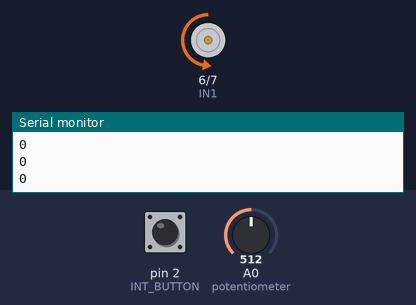
This sketch was run on a simulated Arduino Uno, built with avr-gcc and run on an emulated ATmega328P. Parts: motor-driver pin pairs drawn as motors (green arrow = first pin HIGH = forward, orange = second pin HIGH = backward, longer = more drive, scaled by the enable pin), the last lines printed to the serial monitor. The inputs (shaded band) are chosen by the test bench; at power-on: A0 (potentiometer) = 512, pin 2 (INT_BUTTON) LOW.

Above: at 1.2 s.
1.3 s: A0 (potentiometer) set to 716
At 2.5 s:
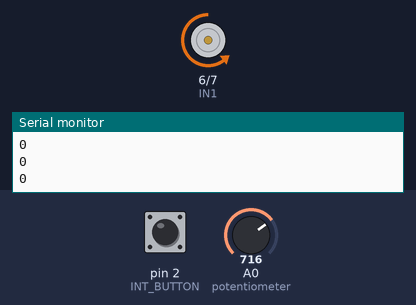
2.8 s: pin 2 (INT_BUTTON) pulled HIGH for 0.15 s
At 3.8 s:
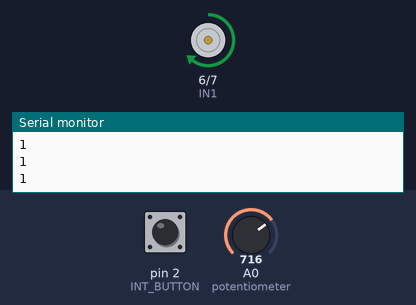
4.4 s: A0 (potentiometer) set to 900
At 5.0 s:
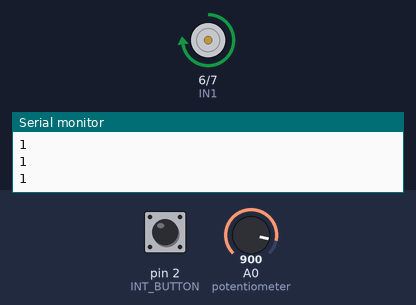
5.9 s: pin 2 (INT_BUTTON) pulled HIGH for 1 s
At 7.4 s:
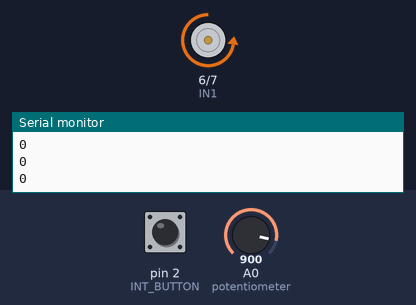
8.4 s: A0 (potentiometer) set to 122
At 9.0 s:
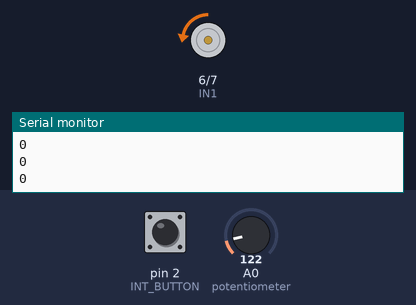
9.9 s: pin 2 (INT_BUTTON) pulled HIGH for 0.15 s
At 11.3 s:
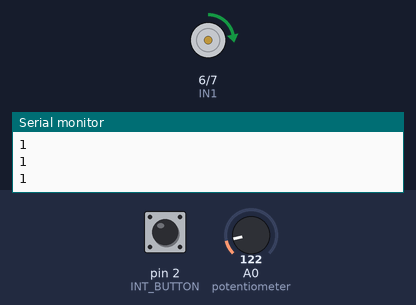
Timing chart, 0 to 12.5 s (numbered marks = the images above; inputs shaded):
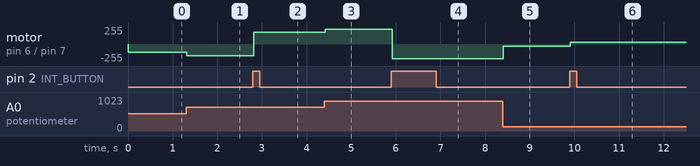

Measured:
- after the input at 1.3 s, motor on pin 6 (IN1) / pin 7 (IN2): backward 127/255 → backward 178/255 at once
- after the input at 2.8 s, motor on pin 6 (IN1) / pin 7 (IN2): backward 178/255 → forward 178/255 at once
- after the input at 4.4 s, motor on pin 6 (IN1) / pin 7 (IN2): forward 178/255 → forward 224/255 at once
- after the input at 5.9 s, motor on pin 6 (IN1) / pin 7 (IN2): forward 224/255 → backward 224/255 at once
- after the input at 8.4 s, motor on pin 6 (IN1) / pin 7 (IN2): backward 224/255 → backward 30/255 at once
- after the input at 9.9 s, motor on pin 6 (IN1) / pin 7 (IN2): backward 30/255 → forward 30/255 at once

The sketch:

SingleMotorHBridgeH2Mech.ino
```cpp
/*  Arduino DC Motor Control - PWM | H-Bridge | L298N

    by Valentine Edesiri Efagene (VEE)
*/

#define ENA 9
#define IN1 6
#define IN2 7
#define INT_BUTTON 2

volatile bool in1Motion = false;
volatile bool in2Motion = true;

void changeDirection();

void setup() {
  Serial.begin(9600);
  pinMode(ENA, OUTPUT);
  pinMode(IN1, OUTPUT);
  pinMode(IN2, OUTPUT);
  // Set initial rotation direction
  digitalWrite(IN1, in1Motion);
  digitalWrite(IN2, in2Motion);
  attachInterrupt(digitalPinToInterrupt(INT_BUTTON), changeDirection, RISING);
}

void loop() {
  int potValue = analogRead(A0); // Read potentiometer value
  int pwmOutput = map(potValue, 0, 1023, 0 , 255); // Map the potentiometer value from 0 to 255
  analogWrite(ENA, pwmOutput); // Send PWM signal to L298N Enable pin

  // If button is pressed - change rotation direction
  digitalWrite(IN1, in1Motion);
  digitalWrite(IN2, in2Motion);
  delay(20);

  Serial.println(in1Motion);
}

void changeDirection() {
   // Read button - Debounce
   in1Motion = !in1Motion;
   in2Motion = !in2Motion;
}
```
